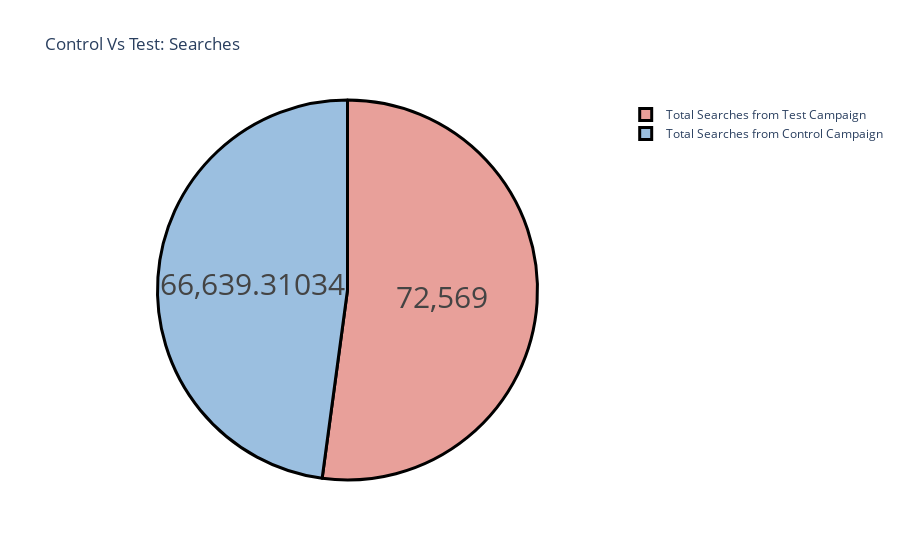

Notebook cell for this chart:
### Markdown cell above
From the result above, the "Control Campaign" has more impressions according to the amount spent. For example, we can see Test Campaign spent 3000 USD then get impression about 39.55k,  while "Control Campaign" spent 2939 USD and get 105.705k impressions.

### Code cell
# Number of searches performed on the website from both campaigns

label = ["Total Searches from Control Campaign", 
         "Total Searches from Test Campaign"]
counts = [sum(control_data["# of Searches"]), 
          sum(test_data["# of Searches"])]
colors = ['#9BBFE0',' #E8A09A']
fig = go.Figure(data=[go.Pie(labels=label, values=counts)])
fig.update_layout(title_text='Control Vs Test: Searches')
fig.update_traces(hoverinfo='label+percent', textinfo='value', 
                  textfont_size=30,
                  marker=dict(colors=colors, 
                              line=dict(color='black', width=3)))
fig.show()

### Figure 1 — Plotly figure (JSON) as saved in the notebook; plotly's stock layout.template omitted (floating-point values rounded to 4 significant figures)
{"data": [{"hoverinfo": "label+percent", "labels": ["Total Searches from Control Campaign", "Total Searches from Test Campaign"], "marker": {"colors": ["#9BBFE0", " #E8A09A"], "line": {"color": "black", "width": 3}}, "textfont": {"size": 30}, "textinfo": "value", "type": "pie", "values": [66640.0, 72569]}], "layout": {"title": {"text": "Control Vs Test: Searches"}}}
